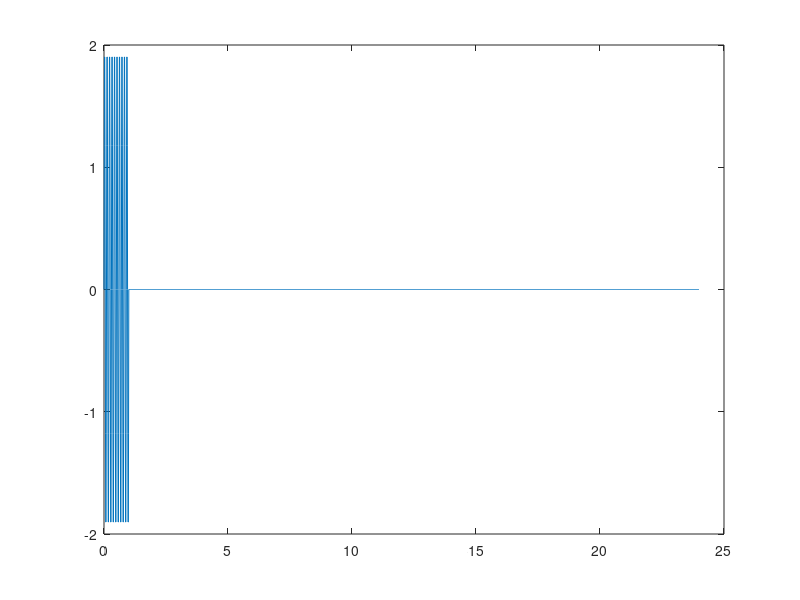

Write the MATLAB code that produced this figure. (Note: this script raises an error after producing the figure.)
clear


T = 0.1;      % sinusoidal period
N = 10;     % number of pulses
TSig = T*N; % total signal length
TZeroes = 22;
TMax = TSig + TZeroes;% total length including zeros
if mod(TMax,2) ~= 0
    TMax = TMax + 1;
end
f0 = 1/T;   % sinusoid frequency
A = 2;      % sinusoid amplitude

dT = 0.01;  % Sample interval (s)
Fs = 1/dT;  % Sample rate (Samples/s)

TVec = 0:dT:TMax-dT;  %Build time vector
NPt = length(TVec);  %Number of points in total
NSig = TSig/TMax * NPt;

Sig = A*sin(2*pi*f0*TVec);
plot(TVec, Sig);
for ii=1:NPt
    if ii>NSig
        Sig(ii) = 0;
    end
end

plot(TVec, Sig)

Spec = fft(Sig);

dF = Fs/NPt;  %Frequency interval
FPos = (0:NPt/2)*dF;  %Positive frequencies

FNeg = -fliplr(FPos(2:end-1)); 
FVec = [FPos FNeg]; % non flipped version
size(FVec)

FPlt = [FNeg FPos];  % flipped version
size(FPlt)
SpecPlt = [Spec(NPt/2+2:end) Spec(1:NPt/2+1)];
SpecPlt = 1/max(SpecPlt) * SpecPlt;


fDom = -24.999:0.001:25;
for f2=1:1:50000
    f = (f2-25000)/1000;
    E(f2) = (0.5*T*N*sin(N*pi*T*(f-f0)))/(pi*T*N*(f-f0)) - (0.5*T*N*sin(N*pi*T*(f+f0)))/(pi*N*T*(f+f0));
end
E = 1/max(E) * E;

figure(2);
lPlotSpectrum(FPlt, SpecPlt, 'Re-ordered',fDom, E);


%%%%%%%%%%%%%%%%%%%%%%%%%%%%%%%%%%%%%%%%%%%
function lPlotSpectrum(FVec, Spec, TitleStr, fDom, E)

clf;
subplot(2,1,1);
hold on;
plot(FVec, real(Spec));
plot(FVec, imag(Spec));
plot(FVec, abs(Spec));
plot(fDom, E);
legend('Real', 'Imaginary', 'Maginitude', 'Analytic');
ylabel('Spectrum');
grid on;
box on;
title(TitleStr);


subplot(2,1,2);
plot(FVec, rad2deg(angle(Spec)));
ylabel('Phase (deg)');
xlabel('Frequency (Hz)');
grid on;
box on;

end
